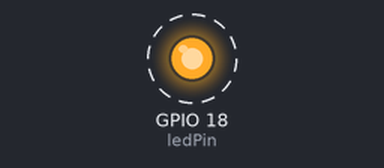
This program was run on a simulated Raspberry Pi (BCM pin numbers). Parts: output pins drawn as LEDs (lit = HIGH). Dashed ring = blinking.

Above: at 0.5 s.
Timing chart, 0 to 4.6 s (numbered marks = the images above):
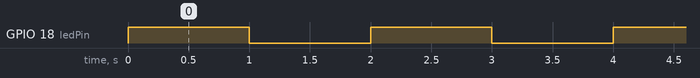

Measured:
- by itself, GPIO 18 (ledPin): alternates HIGH for 1.0 s and LOW for 1.0 s

The program:

gpio.py
```python
import RPi.GPIO as GPIO
import time

ledPin = 18
GPIO.setmode(GPIO.BCM)
GPIO.setup(ledPin,GPIO.OUT)

if  __name__ == '__main__':
    while True:
        GPIO.output(ledPin, True)
        time.sleep(1)
        GPIO.output(ledPin, False)
        time.sleep(1)
```
